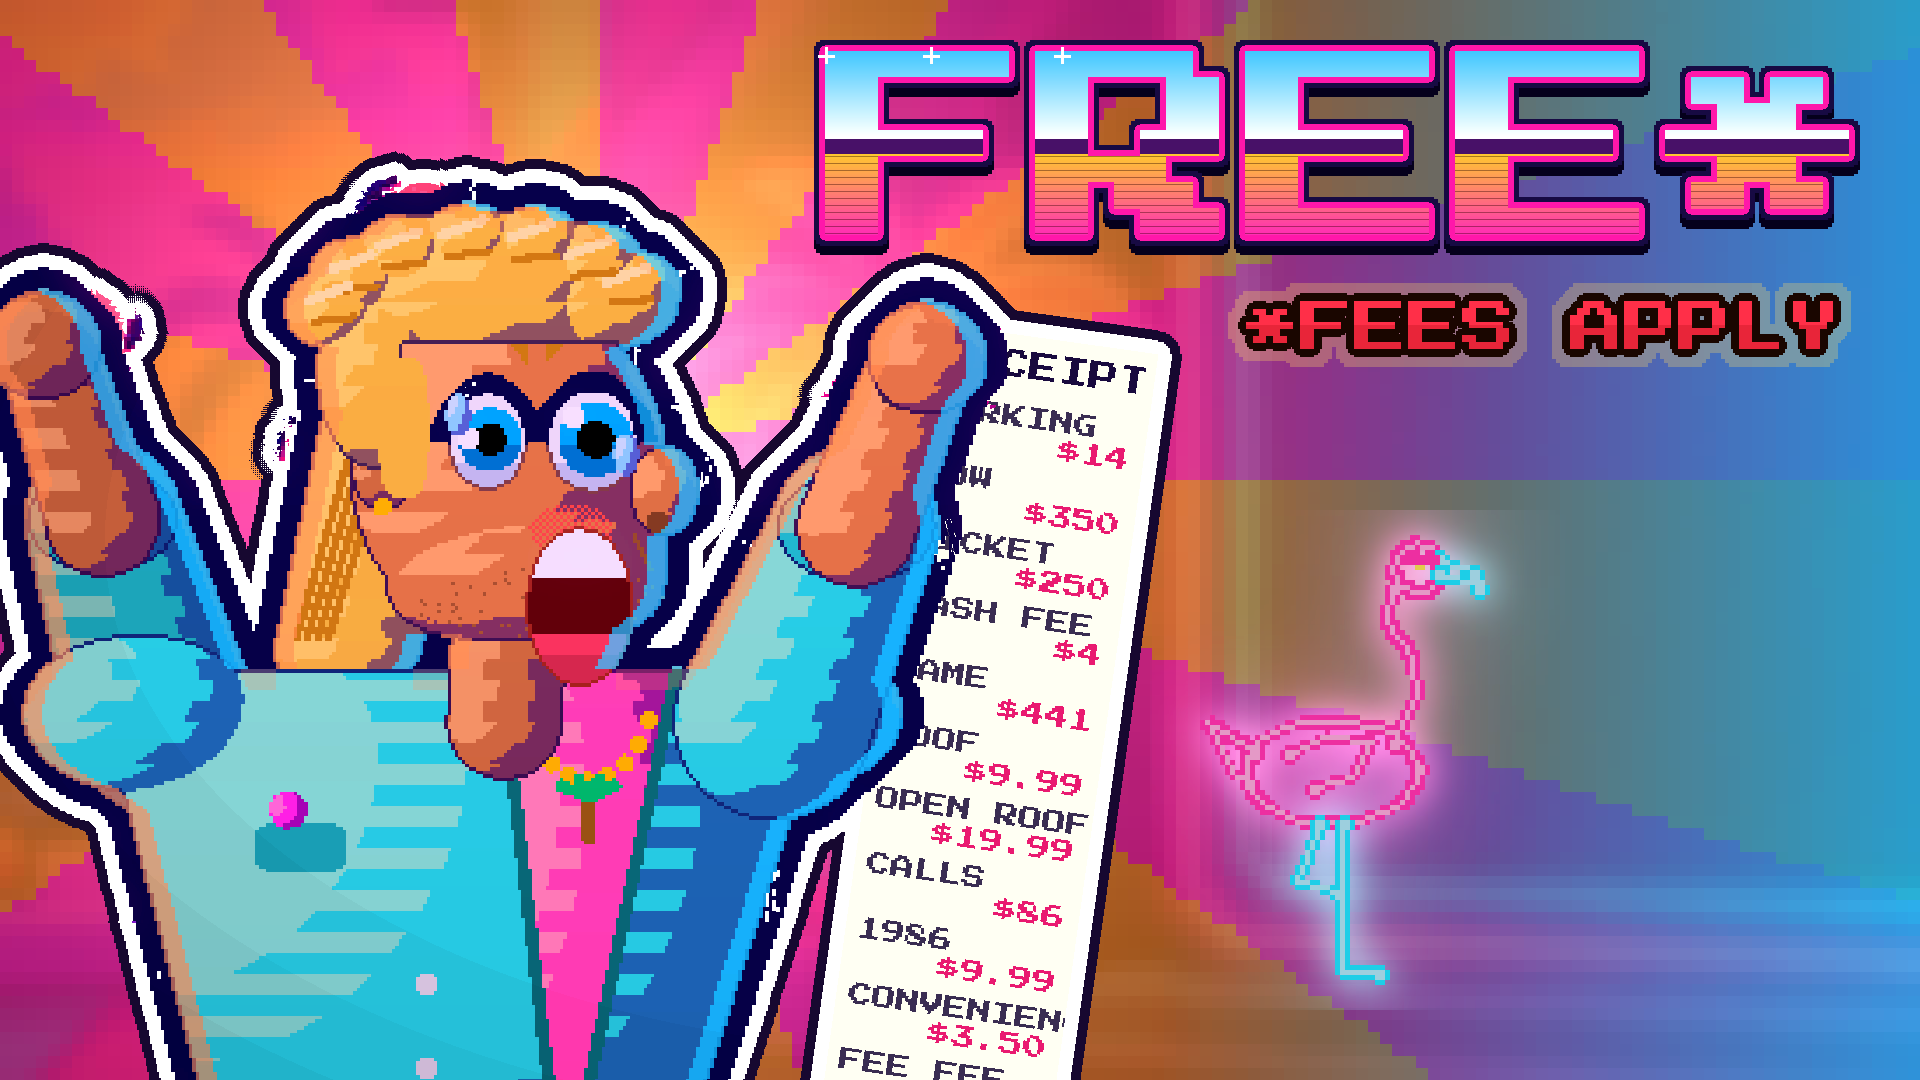

Source code (Python):
"""CTR cover 1920x1080 for «VINCE VELOUR'S GUIDE TO 1986» (docs/covers.md §«Обложка длинного видео 16:9»): one dominant screaming face
(Vince, shades off, ~45 % of the frame height, left) holding up a receipt that rolls down to the floor, a small deadpan neon Fran,
a bright pink/orange pixel sunburst instead of the studio, one huge word «FREE*» + a red «*FEES APPLY» stamp top-right,
the bottom-right timestamp corner empty.   python3 cover.py [s] -> cover.png + cover.jpg (<= 2 MB) + cover_small.png (320x180)"""
import sys, math, pathlib
import movie as M
from movie import *
from PIL import Image, ImageDraw

HERE = pathlib.Path(__file__).resolve().parent
t = 0.5
S = float(sys.argv[1]) if len(sys.argv) > 1 else 21.0
HX, HY = 500, 470                                                     # Vince's head (output px)
v0 = K.V('tvstudio', 640.0, 360.0, 1.25)
kw = dict(expr='shock', mouth_=1.0, sweat=2.0, shades=0.0, look=(0.15, 0.05), blink=False, legs=False,
          hand_n=(34.0, 100.0), hand_f=(-26.0, 98.0), lean=0.0)
a = K.A(C.vince, *K.wpt(v0, HX, HY), S, pin='head', t=t, **kw)
a.near = 0.99
plain = K.shot('tvstudio', M.studio_light, 640.0, 360.0, 1.25, acts=[], t=t, motes=False, dof_k=0)
full = K.shot('tvstudio', M.studio_light, 640.0, 360.0, 1.25, acts=[a], t=t, motes=False, dof_k=0)
mask = (np.abs(full.astype(int) - plain.astype(int)).sum(2) > 10)
H, W = full.shape[:2]
lab = np.zeros_like(mask)
ys, xs = np.where(mask)
x0, x1, y0, y1 = xs.min(), xs.max(), ys.min(), ys.max()
lab[y0:y1 + 1, x0:x1 + 1] = True
mask &= lab

# bright sunburst behind the face (US family: hot pink / sunset orange, cyan on the right)
yy, xx = np.mgrid[0:H, 0:W]
cx, cy = 600, 470
ang = np.arctan2(yy - cy, xx - cx); r = np.hypot(yy - cy, xx - cx)
ray = (np.floor((ang + math.pi) / (2 * math.pi) * 20) % 2).astype(bool)
c1, c2 = np.array([255, 60, 160]), np.array([255, 150, 60])
bg = np.where(ray[..., None], c1, c2).astype(float)
glow = np.clip(1 - r / 900, 0, 1)[..., None]
bg = bg * (0.62 + 0.38 * glow) + np.array([255, 240, 160]) * (glow ** 3) * 0.85
cyan = np.clip((xx - 1150) / 770, 0, 1)[..., None]
bg = bg * (1 - cyan * 0.8) + np.array([40, 200, 255]) * cyan * 0.8
bg = bg * 0.84 + K.blur(plain, 9).astype(float) * 0.16              # a ghost of the studio so the place still reads
px = 12
bg = np.repeat(np.repeat(bg[::px, ::px], px, 0), px, 1)[:H, :W]
big = np.clip(bg, 0, 255).astype(np.uint8)


def outline(big, mask, src):
    P_ = 30
    mp = np.pad(mask, P_)
    ol_w = O._dilate(mp, 14)[P_:-P_, P_:-P_] & ~mask
    ol_d = O._dilate(mp, 24)[P_:-P_, P_:-P_] & ~mask & ~ol_w
    big[ol_d] = (28, 16, 48); big[ol_w] = (255, 255, 255)
    big[mask] = src[mask]


# the receipt: from his raised hand, a long curling strip down to the bottom-left
rc = Image.new('RGBA', (230, 1100), (0, 0, 0, 0)); d = ImageDraw.Draw(rc); d.fontmode = '1'
d.rectangle([0, 0, 229, 1099], fill=(250, 248, 238, 255))
rows = [('PARKING', '$14'), ('TOW', '$350'), ('TICKET', '$250'), ('CASH FEE', '$4'), ('GAME', '$441'), ('ROOF', '$9.99'),
        ('OPEN ROOF', '$19.99'), ('CALLS', '$86'), ('1986', '$9.99'), ('CONVENIENCE', '$3.50'), ('FEE FEE', '$1')]
f = O.pfont(24); fb = O.pfont(30)
d.text((14, 16), 'RECEIPT', font=fb, fill=(30, 18, 60, 255))
for i, (n, p) in enumerate(rows):
    y = 70 + i * 66
    d.text((12, y), n, font=f, fill=(60, 50, 80, 255)); d.text((216 - f.getlength(p), y + 28), p, font=f, fill=(210, 40, 110, 255))
d.text((12, 70 + len(rows) * 66 + 10), 'TOTAL', font=fb, fill=(30, 18, 60, 255))
d.text((12, 70 + len(rows) * 66 + 46), '$$$$$$', font=fb, fill=(210, 40, 110, 255))
rc = rc.rotate(-8, expand=True, resample=Image.NEAREST)
rca = np.array(rc)
hx, hy = K.aout(a, v0, 'hand')                                       # the receipt hangs from his raised hand
RX, RY = int(hx) - 150, int(hy) - 30
rm = np.zeros((H, W), bool); rsrc = np.zeros_like(big)
hh, ww = min(H - RY, rca.shape[0]), min(W - RX, rca.shape[1])
sub = rca[:hh, :ww]
rm[RY:RY + hh, RX:RX + ww] = sub[..., 3] > 0
rsrc[RY:RY + hh, RX:RX + ww] = sub[..., :3]

# composite: receipt behind Vince's body but in front of the burst; one common outline for both
allm = mask | rm
src = np.where(mask[..., None], full, rsrc)
outline(big, allm, src)

# small deadpan Fran on the right, glowing (neon needs no outline)
K.fran(big, 1360, 1010, 470, t, talk=0.0, lid=0.75, look=-1.0)

# one huge word + the stamp, top-right, clear of the faces and the bottom-right timestamp
ti = K.title_trim(K.chrome_title(['FREE*'], 210, width=1300))
O.overlay(big, ti, 1920 - ti.shape[1] - 60, 40, 1.0)
stp = O.sticker('*FEES APPLY', fg=(255, 60, 80), size=54)
O.overlay(big, stp, 1920 - stp.shape[1] - 40, 40 + ti.shape[0] + 6, 1.0)
AT.juice(big, 1.15, 1.06)

im = Image.fromarray(big)
im.save(HERE / 'cover.png')
im.resize((320, 180), Image.LANCZOS).save(HERE / 'cover_small.png')
q = 92
while True:
    im.save(HERE / 'cover.jpg', quality=q)
    if (HERE / 'cover.jpg').stat().st_size <= 2_000_000 or q < 60: break
    q -= 4
print(HERE / 'cover.jpg', (HERE / 'cover.jpg').stat().st_size)
